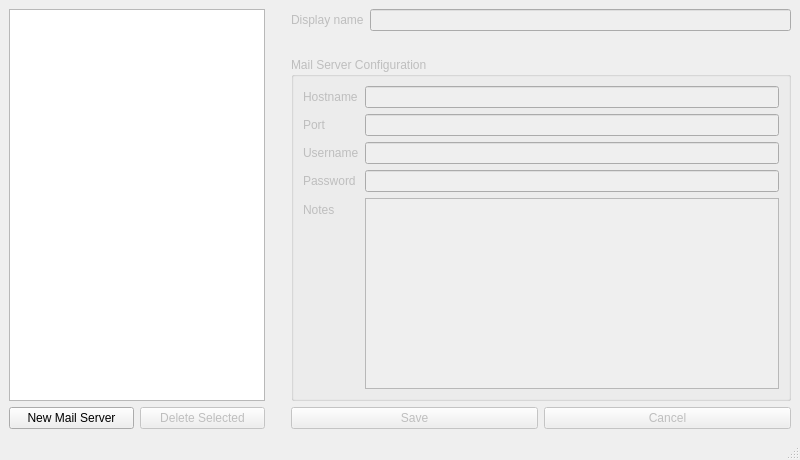
<?xml version="1.0" encoding="UTF-8"?>
<ui version="4.0">
 <class>MailServersWindow</class>
 <widget class="QMainWindow" name="MailServersWindow">
  <property name="windowModality">
   <enum>Qt::ApplicationModal</enum>
  </property>
  <property name="geometry">
   <rect>
    <x>0</x>
    <y>0</y>
    <width>800</width>
    <height>460</height>
   </rect>
  </property>
  <property name="windowTitle">
   <string>Configure outgoing mail servers</string>
  </property>
  <widget class="QWidget" name="centralwidget">
   <layout class="QHBoxLayout" name="horizontalLayout">
    <item>
     <layout class="QVBoxLayout" name="verticalLayout">
      <item>
       <widget class="QListView" name="mailserverView">
        <property name="sizePolicy">
         <sizepolicy hsizetype="Minimum" vsizetype="Expanding">
          <horstretch>0</horstretch>
          <verstretch>0</verstretch>
         </sizepolicy>
        </property>
       </widget>
      </item>
      <item>
       <layout class="QHBoxLayout" name="horizontalLayout_2">
        <item>
         <widget class="QPushButton" name="newButton">
          <property name="text">
           <string>New Mail Server</string>
          </property>
         </widget>
        </item>
        <item>
         <widget class="QPushButton" name="deleteButton">
          <property name="enabled">
           <bool>false</bool>
          </property>
          <property name="text">
           <string>Delete Selected</string>
          </property>
         </widget>
        </item>
       </layout>
      </item>
     </layout>
    </item>
    <item>
     <spacer name="verticalSpacer">
      <property name="orientation">
       <enum>Qt::Vertical</enum>
      </property>
      <property name="sizeHint" stdset="0">
       <size>
        <width>20</width>
        <height>40</height>
       </size>
      </property>
     </spacer>
    </item>
    <item>
     <layout class="QVBoxLayout" name="verticalLayout_2">
      <item>
       <layout class="QFormLayout" name="formLayout_2">
        <property name="sizeConstraint">
         <enum>QLayout::SetDefaultConstraint</enum>
        </property>
        <item row="0" column="0">
         <widget class="QLabel" name="nameLabel">
          <property name="enabled">
           <bool>false</bool>
          </property>
          <property name="text">
           <string>Display name</string>
          </property>
         </widget>
        </item>
        <item row="0" column="1">
         <widget class="QLineEdit" name="nameEdit">
          <property name="enabled">
           <bool>false</bool>
          </property>
         </widget>
        </item>
       </layout>
      </item>
      <item>
       <spacer name="horizontalSpacer_2">
        <property name="orientation">
         <enum>Qt::Horizontal</enum>
        </property>
        <property name="sizeHint" stdset="0">
         <size>
          <width>40</width>
          <height>20</height>
         </size>
        </property>
       </spacer>
      </item>
      <item>
       <widget class="QGroupBox" name="configBox">
        <property name="enabled">
         <bool>false</bool>
        </property>
        <property name="title">
         <string>Mail Server Configuration  </string>
        </property>
        <layout class="QFormLayout" name="formLayout_3">
         <item row="0" column="0">
          <widget class="QLabel" name="label_2">
           <property name="text">
            <string>Hostname</string>
           </property>
          </widget>
         </item>
         <item row="0" column="1">
          <widget class="QLineEdit" name="hostEdit"/>
         </item>
         <item row="1" column="0">
          <widget class="QLabel" name="label_3">
           <property name="text">
            <string>Port</string>
           </property>
          </widget>
         </item>
         <item row="1" column="1">
          <widget class="QLineEdit" name="portEdit"/>
         </item>
         <item row="2" column="0">
          <widget class="QLabel" name="label_4">
           <property name="text">
            <string>Username</string>
           </property>
          </widget>
         </item>
         <item row="2" column="1">
          <widget class="QLineEdit" name="userEdit"/>
         </item>
         <item row="3" column="1">
          <widget class="QLineEdit" name="passEdit"/>
         </item>
         <item row="3" column="0">
          <widget class="QLabel" name="label_5">
           <property name="text">
            <string>Password</string>
           </property>
          </widget>
         </item>
         <item row="4" column="0">
          <widget class="QLabel" name="label_6">
           <property name="text">
            <string>Notes</string>
           </property>
          </widget>
         </item>
         <item row="4" column="1">
          <widget class="QTextEdit" name="notesEdit"/>
         </item>
        </layout>
       </widget>
      </item>
      <item>
       <layout class="QHBoxLayout" name="horizontalLayout_3">
        <item>
         <widget class="QPushButton" name="saveButton">
          <property name="enabled">
           <bool>false</bool>
          </property>
          <property name="text">
           <string>Save</string>
          </property>
         </widget>
        </item>
        <item>
         <widget class="QPushButton" name="cancelButton">
          <property name="enabled">
           <bool>false</bool>
          </property>
          <property name="text">
           <string>Cancel</string>
          </property>
         </widget>
        </item>
       </layout>
      </item>
     </layout>
    </item>
   </layout>
  </widget>
  <widget class="QMenuBar" name="menubar">
   <property name="geometry">
    <rect>
     <x>0</x>
     <y>0</y>
     <width>800</width>
     <height>23</height>
    </rect>
   </property>
  </widget>
  <widget class="QStatusBar" name="statusbar"/>
 </widget>
 <tabstops>
  <tabstop>nameEdit</tabstop>
  <tabstop>hostEdit</tabstop>
  <tabstop>portEdit</tabstop>
  <tabstop>userEdit</tabstop>
  <tabstop>passEdit</tabstop>
  <tabstop>notesEdit</tabstop>
  <tabstop>saveButton</tabstop>
  <tabstop>cancelButton</tabstop>
  <tabstop>mailserverView</tabstop>
  <tabstop>newButton</tabstop>
  <tabstop>deleteButton</tabstop>
 </tabstops>
 <resources/>
 <connections/>
</ui>
